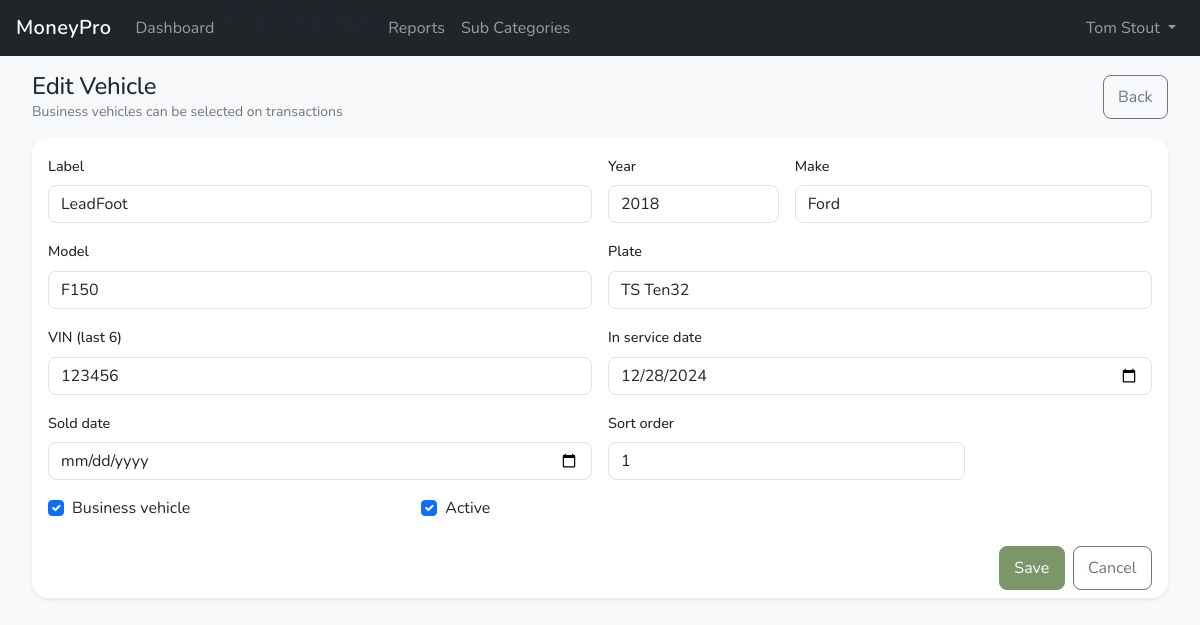
The app's page /vehicles/1/edit/ (signed in) with its own data.
### vehicles/models.py (models this page shows, shortened)
class Vehicle(BusinessOwnedModelMixin):
    label = models.CharField(
        max_length=120,
        help_text="What you want to see in dropdowns (e.g., 2018 Ford F-150).",
    )
    year = models.PositiveIntegerField(blank=True, null=True)
    make = models.CharField(max_length=60, blank=True)
    model = models.CharField(max_length=60, blank=True)
    vin_last6 = models.CharField(max_length=6, blank=True)
    plate = models.CharField(max_length=20, blank=True)
    in_service_date = models.DateField(blank=True, null=True, default=None)
    in_service_mileage = models.DecimalField(
        max_digits=10,
        decimal_places=1,
        validators=[MinValueValidator(0)],
        null=True,
        blank=True,
    )
    sold_date = models.DateField(blank=True, null=True, default=None)
    is_business = models.BooleanField(default=True)
    is_active = models.BooleanField(default=True)
    sort_order = models.PositiveIntegerField(default=0)
    created_at = models.DateTimeField(auto_now_add=True)
    class Meta:
        ordering = ["sort_order", "label"]
        constraints = [
            models.UniqueConstraint(fields=["business", "label"], name="uniq_vehicle_business_label"),
        ]

### vehicles/views.py (the view, shortened to what this page needs)
# urls.py: path("<int:pk>/edit/", views.VehicleUpdateView.as_view(), name="vehicle_edit"),
class VehicleUpdateView(UpdateView):
    model = Vehicle
    form_class = VehicleForm
    template_name = "vehicles/vehicle_form.html"
    success_url = reverse_lazy("vehicles:vehicle_list")
    def get_queryset(self):
        return Vehicle.objects.filter(business=self.request.business)

### vehicles/forms.py
class VehicleForm(forms.ModelForm):
    class Meta:
        model = Vehicle
        fields = [
            "label",
            "year",
            "make",
            "model",
            "vin_last6",
            "plate",
            "in_service_date",
            "sold_date",
            "is_business",
            "is_active",
            "sort_order",
        ]
        widgets = {
            "in_service_date": forms.DateInput(attrs={"type": "date"}),
            "sold_date": forms.DateInput(attrs={"type": "date"}),
        }
    def __init__(self, *args, **kwargs):
        super().__init__(*args, **kwargs)
        for name, field in self.fields.items():
            if isinstance(field.widget, forms.CheckboxInput):
                field.widget.attrs.setdefault("class", "form-check-input")
            else:
                field.widget.attrs.setdefault("class", "form-control")

### vehicles/templates/vehicles/vehicle_form.html (shortened to what this page needs)
{% extends "index.html" %}
{% block content %}
<div class="container-fluid px-2 px-md-3">
  <div class="d-flex justify-content-between align-items-center mb-3">
    <div>
      <h1 class="h4 mb-0">{% if object %}Edit Vehicle{% else %}Add Vehicle{% endif %}</h1>
      <div class="text-muted small">Business vehicles can be selected on transactions</div>
    </div>
    <a class="btn btn-outline-secondary" href="{% url 'vehicles:vehicle_list' %}">Back</a>
  </div>
  <form method="post" novalidate>
    <div class="card shadow-sm border-0 rounded-4">
      <div class="card-body">
        <div class="row g-3">
          <div class="col-12 col-md-6">
            <label class="form-label">Label</label>
            {{ form.label }}
          </div>
          <div class="col-4 col-md-2">
            <label class="form-label">Year</label>
            {{ form.year }}
          </div>
          <div class="col-8 col-md-4">
            <label class="form-label">Make</label>
            {{ form.make }}
          </div>
          <div class="col-12 col-md-6">
            <label class="form-label">Model</label>
            {{ form.model }}
          </div>
          <div class="col-12 col-md-6">
            <label class="form-label">Plate</label>
            {{ form.plate }}
          </div>
          <div class="col-12 col-md-6">
            <label class="form-label">VIN (last 6)</label>
            {{ form.vin_last6 }}
          </div>
          <div class="col-12 col-md-6">
            <label class="form-label">In service date</label>
            {{ form.in_service_date }}
          </div>
          <div class="col-12 col-md-6">
            <label class="form-label">Sold date</label>
            {{ form.sold_date }}
          </div>
          <div class="col-12 col-md-4">
            <label class="form-label">Sort order</label>
            {{ form.sort_order }}
          </div>
          <div class="col-12 col-md-4 d-flex align-items-end">
            <div class="form-check">
              {{ form.is_business }}
              <label class="form-check-label">Business vehicle</label>
            </div>
          </div>
          <div class="col-12 col-md-4 d-flex align-items-end">
            <div class="form-check">
              {{ form.is_active }}
              <label class="form-check-label">Active</label>
            </div>
          </div>
        </div>
      </div>
      <div class="card-footer bg-transparent border-0 d-flex gap-2 justify-content-end">
        <button class="btn btn-primary">Save</button>
        <a class="btn btn-outline-secondary" href="{% url 'vehicles:vehicle_list' %}">Cancel</a>
      </div>
    </div>
  </form>
</div>
{% endblock %}

### templates/partials/navbar.html (shortened to what this page needs)
{% load static %}
<nav class="navbar navbar-expand-lg navbar-dark bg-dark">
  <div class="container-fluid px-2 px-md-3">
    <a class="navbar-brand fw-semibold" href="/">MoneyPro</a>
    <div class="collapse navbar-collapse" id="mainNavbar">
      <ul class="navbar-nav me-auto mb-2 mb-lg-0">
        {% if user.is_authenticated %}
          {% with current_url_name=request.resolver_match.url_name current_ns=request.resolver_match.namespace %}
            <li class="nav-item">
              <a class="nav-link {% if current_ns == 'dashboard' and current_url_name == 'home' %}active{% endif %}"
                 href="{% url 'dashboard:home' %}">
                Dashboard
              </a>
            </li>
          {% endwith %}
        {% endif %}
        <li>
          <a class="dropdown-item" href="{% url 'vehicles:yearly_mileage_report' %}">Yearly Mileage Report</a>
        </li>
        <li>
          <a class="nav-link" href="{% url 'reports:home' %}">Reports</a>
        </li>
                <li>
          <a class="nav-link" href="{% url 'ledger:subcategory_list' %}">Sub Categories</a>
        </li>
      </ul>
      <ul class="navbar-nav ms-auto mb-2 mb-lg-0">
        {% if user.is_authenticated %}
          <li class="nav-item dropdown">
            <a class="nav-link dropdown-toggle" href="#"
               id="userMenu" role="button"
               data-bs-toggle="dropdown" aria-expanded="false">
              {{ user.get_full_name|default:user.email|default:user.get_username }}
            </a>
          </li>
        {% else %}
          <li class="nav-item">
            <a class="nav-link" href="{% url 'account_login' %}">Sign in</a>
          </li>
        {% endif %}
      </ul>
    </div>
  </div>
</nav>

### static/css/main.css (style rules this page uses)
:root { --color-primary: #7B9669; --color-secondary: #2C4C5C; --color-success: #3C9EA4; --color-danger: #D6794D; --color-warning: #DDB05E; --color-info: #BAC8B1; --color-bg: #f8f9fa; --color-surface: #ffffff; --color-text: #1f2933; --color-muted: #6c757d; --radius-sm: 0.375rem; --radius-md: 0.5rem; --radius-lg: 0.75rem; --shadow-sm: 0 1px 2px rgba(0,0,0,.05); --shadow-md: 0 4px 10px rgba(0,0,0,.08); }
body { font-family: "Nunito", -apple-system, BlinkMacSystemFont, "Segoe UI", Roboto, Helvetica, Arial, sans-serif; font-optical-sizing: auto; font-weight: 400; font-style: normal; background-color: var(--color-bg); color: var(--color-text); -webkit-font-smoothing: antialiased; -moz-osx-font-smoothing: grayscale; }
h1, h2, h3, h4, h5, h6 { font-weight: 600; letter-spacing: -0.01em; color: var(--color-text); }
h1 { font-size: 1.5rem; }
a { color: var(--color-primary); text-decoration: none; }
.btn-primary { --bs-btn-bg: var(--color-primary); --bs-btn-border-color: var(--color-primary); --bs-btn-hover-bg: color-mix(in srgb, var(--color-primary), #000 10%); --bs-btn-hover-border-color: color-mix(in srgb, var(--color-primary), #000 10%); }
.btn { padding: 0.55rem 0.9rem; border-radius: var(--radius-md); }
.card { border-radius: var(--radius-lg); border: none; box-shadow: var(--shadow-sm); }
.form-control, .form-select { border-radius: var(--radius-md); }
.form-label { font-weight: 500; font-size: 0.9rem; }
.navbar-brand { font-weight: 700; letter-spacing: 0.02em; }
.text-muted { color: var(--color-muted) !important; }
@media (min-width: 768px) { h1 { font-size: 1.75rem; } }

### records on screen
Vehicle: label "LeadFoot", year "2018", make "Ford", model "F150", plate "TS Ten32", vin_last6 "123456", in_service_date "12/28/2024", sort_order "1", is_business "☑", is_active "☑"

### other values on screen
{{ user.get_full_name|default:user.email|default:user.get_username }} "Tom Stout"
